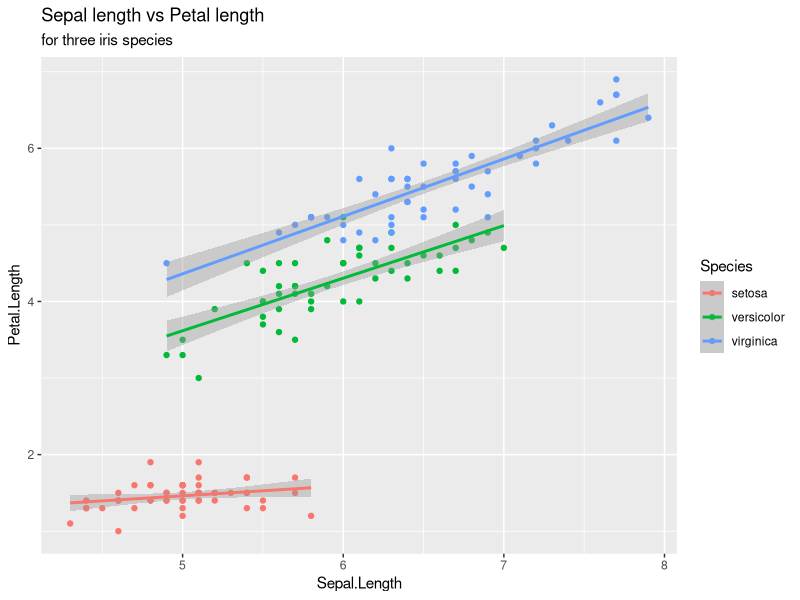
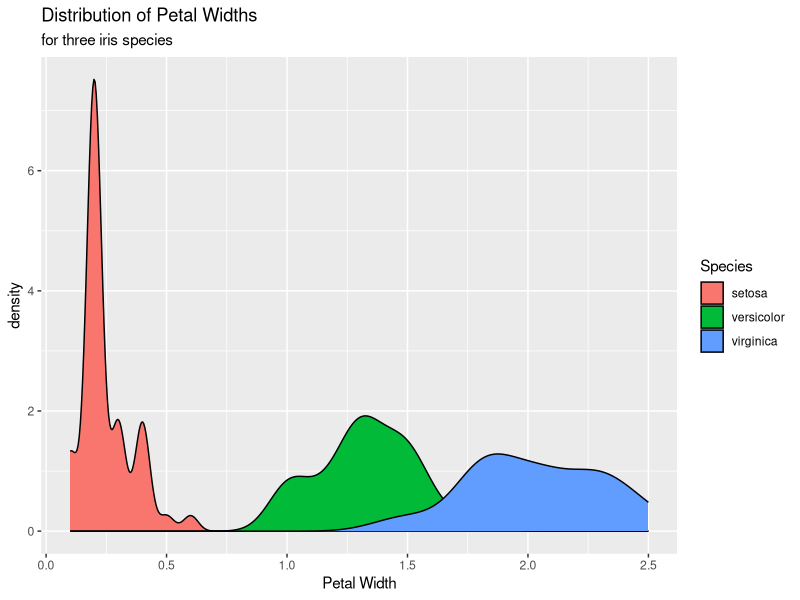
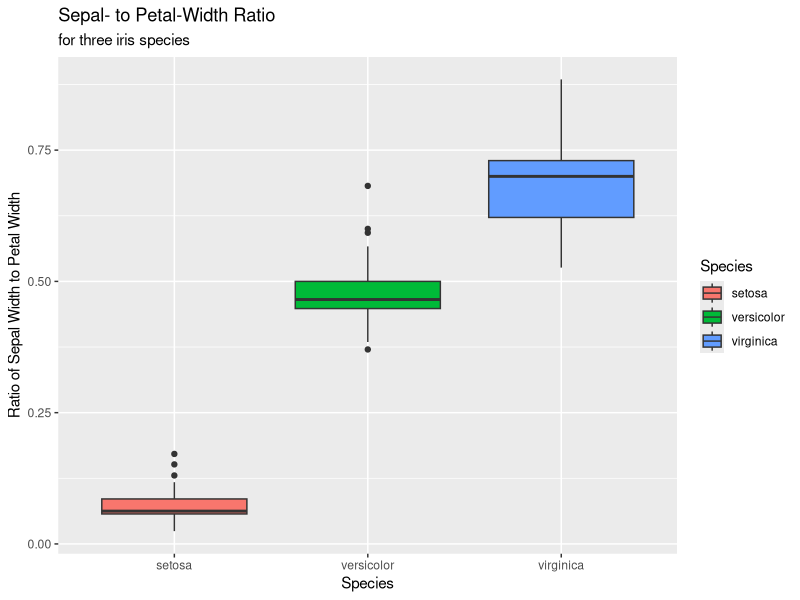
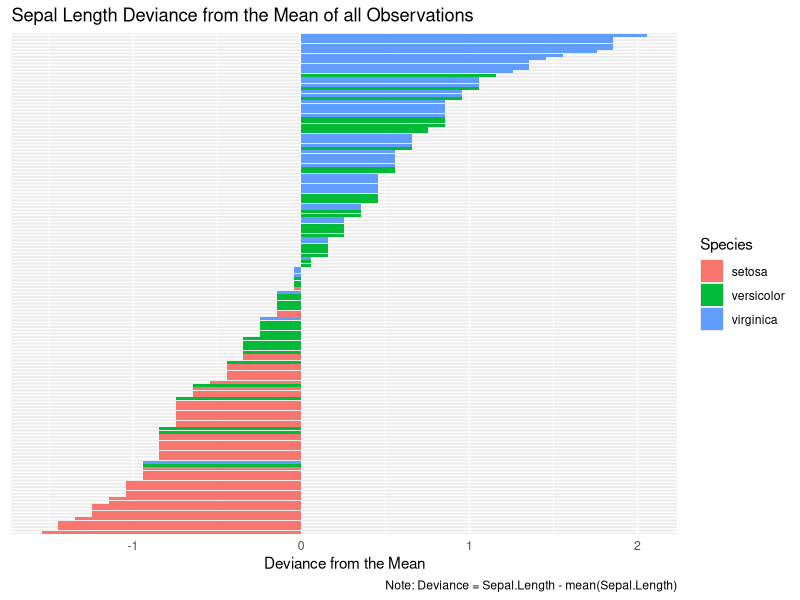
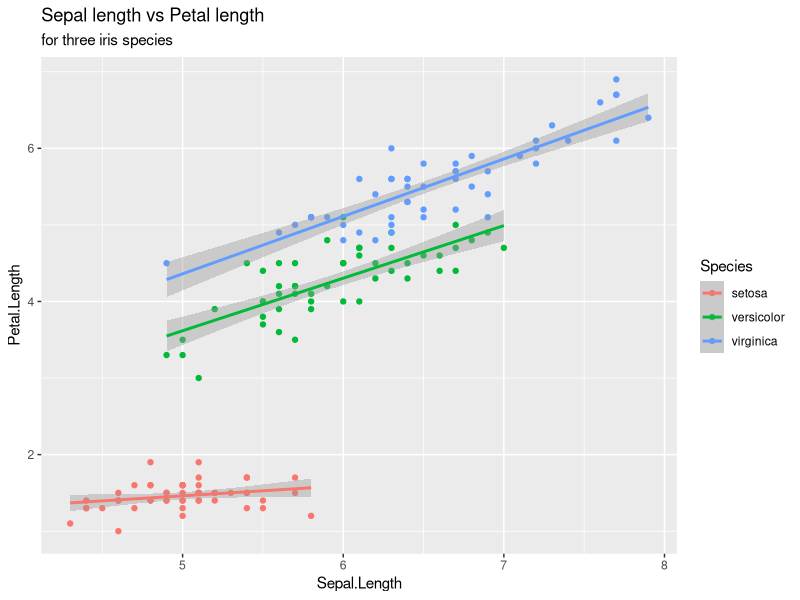
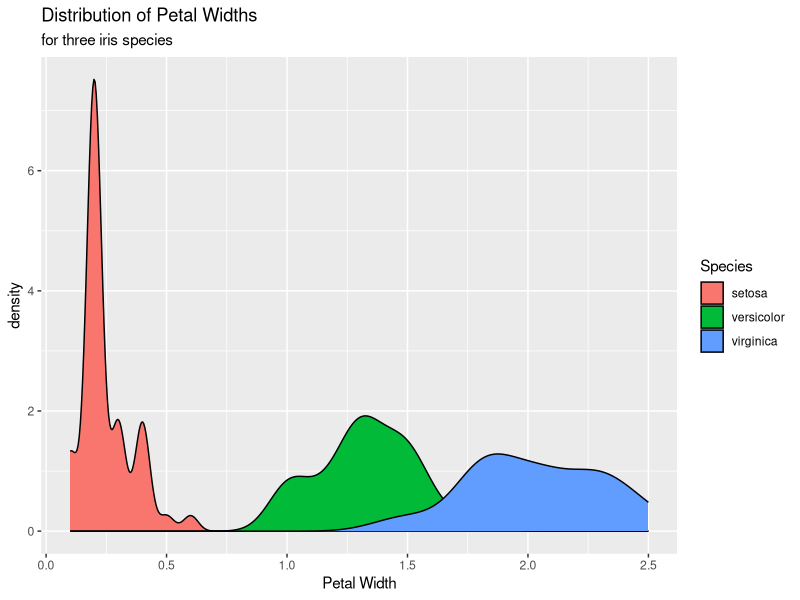
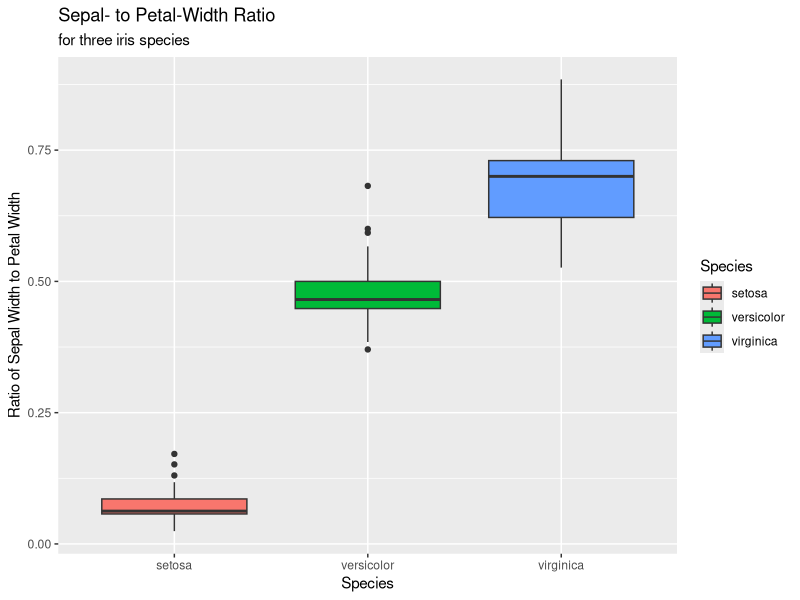
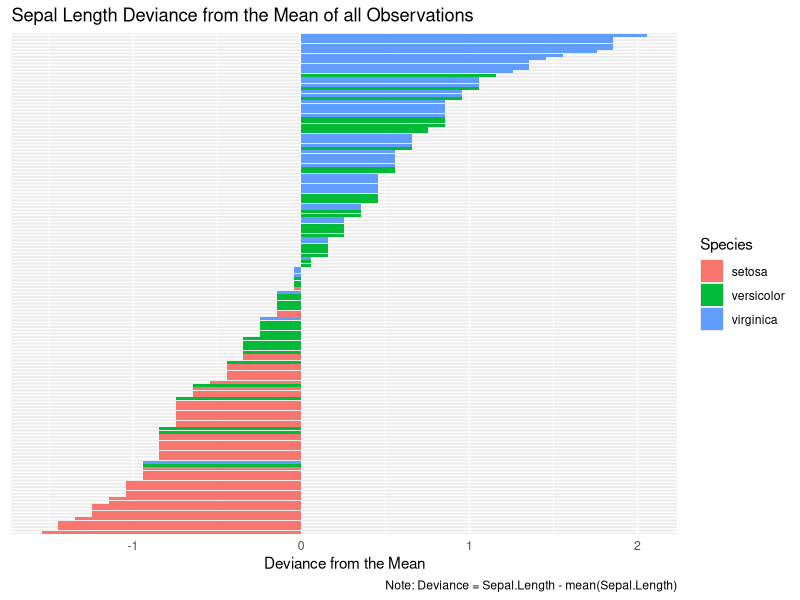

Write R code to recreate these figures, in order.
library(ggplot2)
data("iris")

ggplot(iris, aes(x=Sepal.Length, y=Petal.Length, col=Species)) +
  geom_point() + geom_smooth(method = "lm") +
  labs(title = "Sepal length vs Petal length", subtitle = "for three iris species")
ggsave("../Assignment_5/iris_fig1.png")

ggplot(iris, aes(x=Petal.Width, fill=Species)) +
  geom_density() + 
  labs(title = "Distribution of Petal Widths", subtitle = "for three iris species", x = "Petal Width")
ggsave("./iris_fig2.png")


iris$Ratio <- with(iris, Petal.Width / Sepal.Width)

ggplot(iris, aes(x=Species, y=Ratio, fill=Species)) +
  geom_boxplot() +
  labs(title = "Sepal- to Petal-Width Ratio", x="Species", y="Ratio of Sepal Width to Petal Width", subtitle = "for three iris species")

ggsave("./iris_fig3.png")

meansepal=mean(iris$Sepal.Length)

dev = iris$Sepal.Length - mean(iris$Sepal.Length)

iris$dev = dev

iris$id <- factor(1:nrow(iris), levels = 1:nrow(iris))

ggplot(iris, aes(x=reorder(id, dev), y=dev,fill=Species)) +
  geom_bar(stat = "identity") +
  coord_flip() +
  theme(axis.text.y.left = element_blank(), axis.title.y = element_blank(), axis.ticks = element_blank()) +
  labs(title = "Sepal Length Deviance from the Mean of all Observations", 
       caption = "Note: Deviance = Sepal.Length - mean(Sepal.Length)", y = "Deviance from the Mean")
ggsave("../Assignment_5/iris_fig4.png")

















